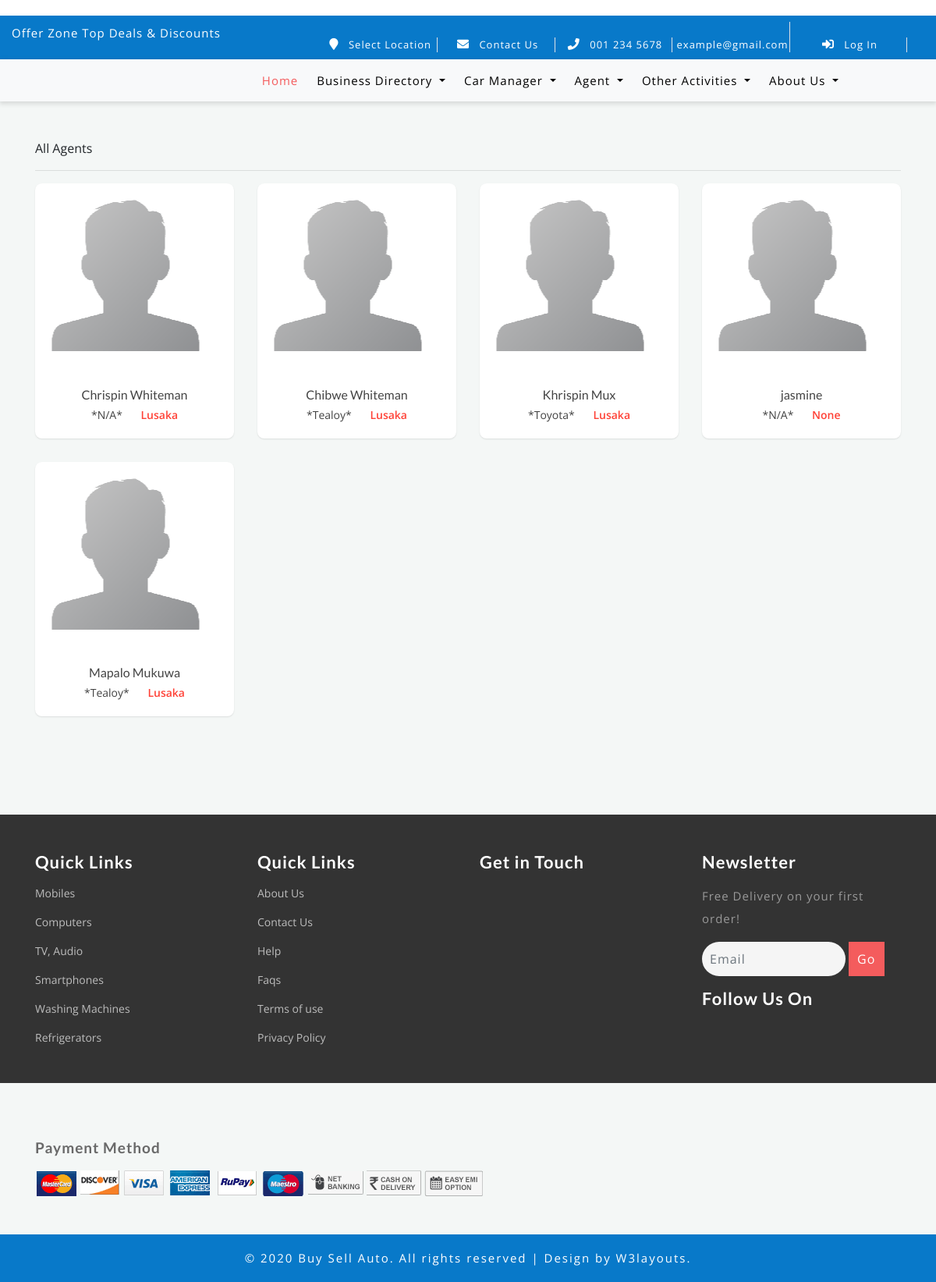
Page /agents/clearing/ on the committed database.
### agents/models.py (models this page shows, shortened)
class Agent(models.Model):
    is_agent_model = models.BooleanField(default=True, editable=False)
    user = models.OneToOneField(User, on_delete=models.CASCADE)
    company_name = models.CharField('Company Name', max_length=200, default='N/A')
    agent_type = models.ForeignKey(AgentType, default='', on_delete=models.CASCADE)
    experience = models.CharField('Experiance', max_length=200, default='')
    description = HTMLField(help_text='Services offered...')
    class Meta:
        verbose_name_plural = 'Agents'
        verbose_name = 'Agent'

### store/models.py (models this page shows, shortened)
class User(AbstractUser):
    is_agent = models.BooleanField(default=False)
    is_employee = models.BooleanField(default=False)
    portfolio_site = models.URLField(blank=True)
    phone = models.CharField(max_length=60, blank=True, null=True)
    country = models.CharField('Country', max_length=60, blank=True, null=True)
    city = models.CharField('City', max_length=60, blank=True, null=True)
    postal_code = models.CharField('Postal Code', max_length=60, blank=True, null=True)
    address = models.CharField(max_length=60, blank=True, null=True)
    picture = models.ImageField(upload_to="users/pictures/%Y/%m/%d'", blank=True, null=True)
    email = models.EmailField(blank=True, null=True)
    username_validator = ASCIIUsernameValidator()
    def get_full_name(self):
        full_name = self.username
        if self.first_name and self.last_name:
            full_name = self.first_name + " " + self.last_name
        return full_name

### store/views.py (the view)
# urls.py: path('agents/clearing/', views.clearing_agents, name='clearing_agents'),
def clearing_agents(request):
    clearing_agents = Agent.objects.filter(agent_type__agent_type='Clearing Agent')
    return render(request, 'agents/agents_list.html',
                  {
                      'all_agents': clearing_agents,
                  })

### store/templates/agents/agents_list.html (shortened to what this page needs)
{% extends 'store/base.html' %}
{% load static %}
{% block content %}
    <link rel="stylesheet"
          href="https://cdnjs.cloudflare.com/ajax/libs/material-design-iconic-font/2.2.0/css/material-design-iconic-font.min.css">
    <div class="container">
    <div class="header">
        All Agents
    </div>
    <hr>
        <div class="row clearfix">
            {% for agent in all_agents %}
                <div class="col-lg-3 col-md-4 col-sm-12">
                    <div class="card product_item">
                        <div class="body">
                        <a href="{% url 'agents_details' agent.user.id %}">
                            <div class="cp_img">
                                {% if agent.user.picture %}
                                    <img class="img-fluid" alt="Product" src="{{ agent.user.picture.url }}"/>
                                {% else %}
                                    <img class="img-fluid" alt="Product"
                                         src="{% static 'agents/assets/img/default-avatar.png' %}"/>
                                {% endif %}
                            </div>
                        </a>
                            <div class="product_details">
                                <h5><a href="ec-product-detail.html">{{ agent.user.get_full_name }}</a></h5>
                                <ul class="product_price list-unstyled">
                                    <li class="old_price">
                                        {% if agent.company_name %}
                                            *{{ agent.company_name | capfirst }}*
                                        {% endif %}
                                    </li>
                                    <li class="new_price">{{ agent.user.address }}</li>
                                </ul>
                            </div>
                        </div>
                    </div>
                </div>
            {% endfor %}
        </div>
    </div>
{% endblock %}

### store/static/store/css/style.css (style rules this page uses)
html, body { margin: 0; font-size: 100%; background: #fff; font-family: 'Open Sans', sans-serif; }
h1, h2, h3, h4, h5, h6 { margin: 0; font-family: 'Lato', sans-serif; }
ul { margin: 0; padding: 0; }

### store/templates/agents/agents_list.html (style rules this page uses)
body { margin-top: 20px; background-color: #f4f7f6; }
.product_item .cp_img { position: absolute; top: 0px; left: 50%; transform: translate(-50%); -webkit-transform: translate(-50%); -ms-transform: translate(-50%); -moz-transform: translate(-50%); -o-transform: translate(-50%); -khtml-transform: translate(-50%); width: 100%; padding: 15px; transition: all 0.2s ease-in-out }
.product_item .cp_img img { transition: all 0.2s ease-in-out; border-radius: 6px }
.product_item .product_details { padding-top: 110%; text-align: center }
.product_item .product_details h5 { margin-bottom: 5px }
.product_item .product_details h5 a { font-size: 16px; color: #444 }
.product_item .product_details .product_price { margin: 0 }
.product_item .product_details .product_price li { display: inline-block; padding: 0 10px }
.product_item .product_details .product_price .new_price { font-weight: 600; color: #ff4136 }
.card { background: #fff; margin-bottom: 30px; transition: .5s; border: 0; border-radius: .55rem; position: relative; width: 100%; box-shadow: 0 1px 2px 0 rgba(0, 0, 0, 0.1); }
.card .body { font-size: 14px; color: #424242; padding: 20px; font-weight: 400; }

### rows in the picture
Agent: user.get_full_name "Chrispin Whiteman", company_name "N/A", user.address "Lusaka"
Agent: user.get_full_name "Chibwe Whiteman", company_name "Tealoy", user.address "Lusaka"
Agent: user.get_full_name "Khrispin Mux", company_name "Toyota", user.address "Lusaka"
Agent: user.get_full_name "jasmine", company_name "N/A", user.address "None"
Agent: user.get_full_name "Mapalo Mukuwa", company_name "Tealoy", user.address "Lusaka"
